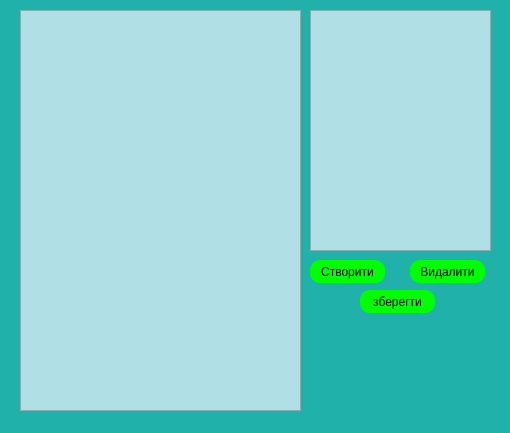
<?xml version="1.0" encoding="UTF-8"?>
<ui version="4.0">
 <class>MainWindow</class>
 <widget class="QMainWindow" name="MainWindow">
  <property name="geometry">
   <rect>
    <x>0</x>
    <y>0</y>
    <width>510</width>
    <height>433</height>
   </rect>
  </property>
  <property name="windowTitle">
   <string>MainWindow</string>
  </property>
  <property name="styleSheet">
   <string notr="true">background-color:#20B2AA;</string>
  </property>
  <widget class="QWidget" name="centralwidget">
   <widget class="QTextEdit" name="textEdit">
    <property name="geometry">
     <rect>
      <x>20</x>
      <y>10</y>
      <width>281</width>
      <height>401</height>
     </rect>
    </property>
    <property name="styleSheet">
     <string notr="true">background-color:#B0E0E6;</string>
    </property>
   </widget>
   <widget class="QListView" name="listView">
    <property name="geometry">
     <rect>
      <x>310</x>
      <y>10</y>
      <width>181</width>
      <height>241</height>
     </rect>
    </property>
    <property name="styleSheet">
     <string notr="true">background-color:#B0E0E6;</string>
    </property>
   </widget>
   <widget class="QPushButton" name="pushButton">
    <property name="geometry">
     <rect>
      <x>310</x>
      <y>260</y>
      <width>75</width>
      <height>23</height>
     </rect>
    </property>
    <property name="styleSheet">
     <string notr="true">background-color:#00FF00;
border-radius:10px;
</string>
    </property>
    <property name="text">
     <string>Створити</string>
    </property>
   </widget>
   <widget class="QPushButton" name="pushButton_2">
    <property name="geometry">
     <rect>
      <x>410</x>
      <y>260</y>
      <width>75</width>
      <height>23</height>
     </rect>
    </property>
    <property name="styleSheet">
     <string notr="true">background-color:#00FF00;
border-radius:10px;
</string>
    </property>
    <property name="text">
     <string>Видалити</string>
    </property>
   </widget>
   <widget class="QPushButton" name="pushButton_3">
    <property name="geometry">
     <rect>
      <x>360</x>
      <y>290</y>
      <width>75</width>
      <height>23</height>
     </rect>
    </property>
    <property name="styleSheet">
     <string notr="true">background-color:#00FF00;
border-radius:10px;</string>
    </property>
    <property name="text">
     <string>зберегти</string>
    </property>
   </widget>
  </widget>
 </widget>
 <resources/>
 <connections/>
</ui>
